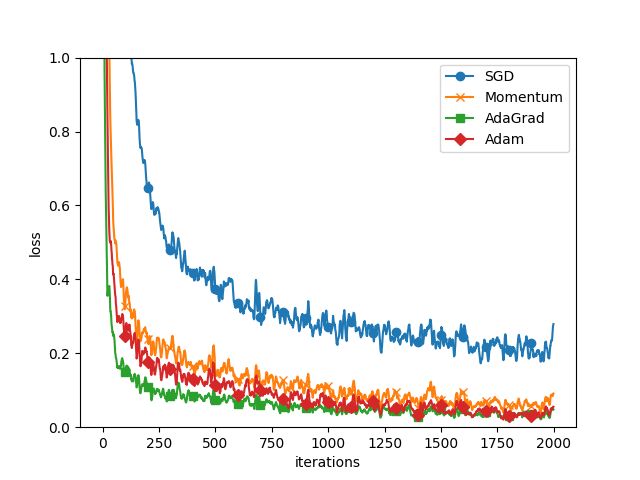

Here is the Python script that generated this plot:
# coding: utf-8
import os
import sys

# sys.path.append(os.pardir)  # 親ディレクトリのファイルをインポートするための設定

# 将父目录的绝对路径加入系统环境变量，这样 Python 就能找到上一级文件夹里的 common 和 dataset 模块了
sys.path.append(os.path.abspath(os.path.join(os.path.dirname(__file__), "..")))

import matplotlib.pyplot as plt
from dataset.mnist import load_mnist
from common.util import smooth_curve
from common.multi_layer_net import MultiLayerNet
from common.optimizer import *


# step0: MNIST数据集加载 ==========
(x_train, t_train), (x_test, t_test) = load_mnist(normalize=True)

train_size = x_train.shape[0]
batch_size = 128
max_iterations = 2000


# step1: 实验设定 ==========
optimizers = {}
optimizers["SGD"] = SGD()
optimizers["Momentum"] = Momentum()
optimizers["AdaGrad"] = AdaGrad()
optimizers["Adam"] = Adam()
# optimizers['RMSprop'] = RMSprop()

networks = {}  # 存放 4 个神经网络模型
train_loss = {}  # 记录 4 个模型每一次迭代后的损失值，方便最后画折线图

# 遍历 4 个优化器的名字，为每一个名字分配一个专属的神经网络
for key in optimizers.keys():
    networks[key] = MultiLayerNet(
        input_size=784,  # 输入层 784 个神经元
        hidden_size_list=[
            100,
            100,
            100,
            100,
        ],  # 非常核心！它是一个列表，里面有 4 个元素，代表我们要搭建 4 层隐藏层，而且每一层都有 100 个神经元。
        output_size=10,  # 输出层 10 个神经元，对应 0 到 9 这十个数字的预测概率
    )
    train_loss[key] = []


# step2: 训练开始 ==========
for i in range(max_iterations):
    batch_mask = np.random.choice(train_size, batch_size)  # 随机选择 batch_size 个样本
    x_batch = x_train[batch_mask]  # shape= (128, 784)
    t_batch = t_train[batch_mask]  # shape= (128,)

    for key in optimizers.keys():
        grads = networks[key].gradient(
            x_batch, t_batch
        )  # 网络内部的高级方法（误差反向传播），可瞬间算出包含 5 层网络中所有 W1, b1, ..., W5, b5 数万个参数的梯度
        optimizers[key].update(
            networks[key].params, grads
        )  # 优化器拿着刚刚算出的梯度，去修改当前网络的底层参数

        loss = networks[key].loss(x_batch, t_batch)
        train_loss[key].append(
            loss
        )  # 把更新后算出来的分数（越小越好）塞进列表里记账。经过 2000 次循环，每个列表里就会攒下 2000 个数字。

    if i % 100 == 0:
        print("===========" + "iteration:" + str(i) + "===========")
        for key in optimizers.keys():
            loss = networks[key].loss(x_batch, t_batch)
            print(key + ":" + str(loss))


# step3. 绘图 ==========
markers = {
    "SGD": "o",
    "Momentum": "x",
    "AdaGrad": "s",
    "Adam": "D",
}  # 为 4 条折线设定不同的点标记：圆圈、叉号、正方形、菱形
x = np.arange(max_iterations)  # 生成 0 到 1999 的数组，作为 X 轴坐标
for key in optimizers.keys():
    # * 工程小技巧。因为 batch_size 只有 128，每次抽到的数据有好有坏，原始的 Loss 折线图会像锯齿一样剧烈上下跳动，看不出趋势。
    # smooth_curve 函数会通过移动平均算法，把毛刺抹平，让曲线看起来丝滑连贯，方便我们对比大趋势。
    plt.plot(
        x,
        smooth_curve(train_loss[key]),  # Y轴数据
        marker=markers[key],  # 标记样式
        markevery=100,  # 每隔100个点才画一个标记（不然点太密集会糊成一团）
        label=key,  # 图例名字
    )
plt.xlabel("iterations")
plt.ylabel("loss")
plt.ylim(0, 1)
plt.legend()  # 显示图例框

# plt.show()
plt.savefig("ch06/optimizer_compare_mnist.png")
